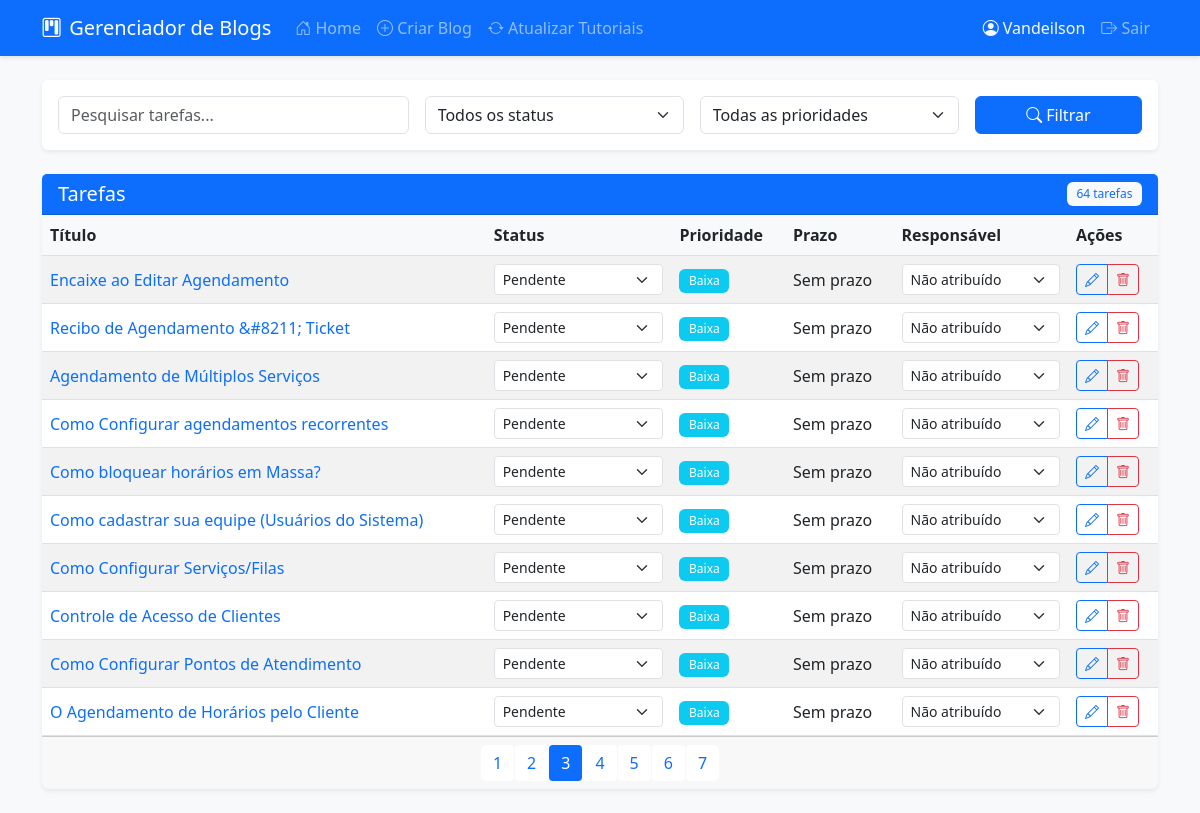
Page /?page=3&search= (signed in) on the committed database.
### app.py (models this page shows)
class User(db.Model):
    id = db.Column(db.Integer, primary_key=True)
    username = db.Column(db.String(80), unique=True, nullable=False)
    password = db.Column(db.String(120), nullable=False)
    role = db.Column(db.String(20), nullable=False, default='reviewer')
    tasks = db.relationship('Task', backref='assignee', lazy=True)
    comments = db.relationship('TaskComment', backref='user', lazy=True)

class Task(db.Model):
    id = db.Column(db.Integer, primary_key=True)
    title = db.Column(db.String(200), nullable=False)      # Mantido
    status = db.Column(db.String(20), default='pending')   # Mantido
    priority = db.Column(db.Integer, default=3)            # Mantido
    deadline = db.Column(db.DateTime)                      # Mantido
    created_at = db.Column(db.DateTime, default=datetime.utcnow)
    updated_at = db.Column(db.DateTime, default=datetime.utcnow, onupdate=datetime.utcnow)
    assigned_to = db.Column(db.Integer, db.ForeignKey('user.id'))  # Mantido
    url = db.Column(db.String(500))                        # Mantido
    is_active = db.Column(db.Boolean, default=True)        # Mantido
    comments = db.relationship('TaskComment', backref='task', lazy=True, order_by='TaskComment.created_at')  # Mantido

### app.py (the view)
@app.route('/')
@login_required
def index():
    page = request.args.get('page', 1, type=int)
    per_page = 10
    query = Task.query.filter_by(is_active=True)
    status_filter = request.args.get('status')
    priority_filter = request.args.get('priority', type=int)
    search = request.args.get('search', '').strip()
    if status_filter:
        query = query.filter_by(status=status_filter)
    if priority_filter:
        query = query.filter_by(priority=priority_filter)
    if search:
        query = query.filter(Task.title.ilike(f'%{search}%'))
    if session.get('role') != 'admin':
        query = query.filter_by(assigned_to=session['user_id'])
    tasks = query.order_by(Task.priority.asc(), Task.deadline.asc())\
                .paginate(page=page, per_page=per_page, error_out=False)
    users = User.query.all() if session.get('role') == 'admin' else []
    return render_template('index.html',
                         tasks=tasks,
                         users=users,
                         status_filter=status_filter,
                         priority_filter=priority_filter,
                         search=search)

### app.py (called while the page is built)
def login_required(f):
    @wraps(f)
    def decorated_function(*args, **kwargs):
        if 'user_id' not in session:
            return redirect(url_for('login'))
        return f(*args, **kwargs)
    return decorated_function

### templates/index.html (shortened to what this page needs)
{% extends "base.html" %}
{% block content %}
<div class="row mb-4">
    <div class="col-md-12">
        <div class="card">
            <div class="card-body">
                <form method="GET" class="row g-3">
                    <div class="col-md-4">
                        <input type="text" class="form-control" name="search" placeholder="Pesquisar tarefas..." value="{{ search }}">
                    </div>
                    <div class="col-md-3">
                        <select class="form-select" name="status">
                            <option value="">Todos os status</option>
                        </select>
                    </div>
                    <div class="col-md-3">
                        <select class="form-select" name="priority">
                            <option value="">Todas as prioridades</option>
                        </select>
                    </div>
                    <div class="col-md-2">
                        <button type="submit" class="btn btn-primary w-100">
                            <i class="bi bi-search"></i> Filtrar
                        </button>
                    </div>
                </form>
            </div>
        </div>
    </div>
</div>
<div class="row">
    <div class="col-md-12">
        <div class="card">
            <div class="card-header bg-primary text-white d-flex justify-content-between align-items-center">
                <h5 class="mb-0">Tarefas</h5>
                <span class="badge bg-light text-primary">{{ tasks.total }} tarefas</span>
            </div>
            <div class="table-responsive">
                <table class="table table-hover table-striped mb-0">
                    <thead>
                        <tr>
                            <th>Título</th>
                            <th>Status</th>
                            <th>Prioridade</th>
                            <th>Prazo</th>
                            <th>Responsável</th>
                            <th>Ações</th>
                        </tr>
                    </thead>
                    <tbody>
                        {% for task in tasks.items %}
                        <tr>
                            <td>
                                <a href="{{ task.url }}" target="_blank" class="text-decoration-none">
                                    {{ task.title }}
                                </a>
                            </td>
                            <td>
                                <select class="form-select form-select-sm status-select" data-task-id="{{ task.id }}"
                                    {% if session.role != 'admin' and task.assigned_to != session.user_id %}disabled{% endif %}>
                                    <option value="pending" {% if task.status == 'pending' %}selected{% endif %}>Pendente</option>
                                </select>
                            </td>
                            <td>
                                <span class="badge {% if task.priority == 1 %}bg-danger{% elif task.priority == 2 %}bg-warning{% else %}bg-info{% endif %}">
                                    {% if task.priority == 1 %}Alta{% elif task.priority == 2 %}Média{% else %}Baixa{% endif %}
                                </span>
                            </td>
                            <td>
                                {% if task.deadline %}
                                    {{ task.deadline.strftime('%d/%m/%Y') }}
                                {% else %}
                                    Sem prazo
                                {% endif %}
                            </td>
                            <td>
                                {% if session.role == 'admin' %}
                                <select class="form-select form-select-sm assign-select" data-task-id="{{ task.id }}">
                                    <option value="">Não atribuído</option>
                                </select>
                                {% else %}
                                {{ task.assignee.username if task.assignee else 'Não atribuído' }}
                                {% endif %}
                            </td>
                            <td>
                                <div class="btn-group">
                                    <button type="button" class="btn btn-sm btn-outline-primary"
                                            data-bs-toggle="modal" data-bs-target="#taskModal"
                                            data-task-id="{{ task.id }}"
                                            data-task-title="{{ task.title }}"
                                            data-task-deadline="{{ task.deadline.strftime('%Y-%m-%d') if task.deadline else '' }}"
                                            data-task-priority="{{ task.priority }}">
                                        <i class="bi bi-pencil"></i>
                                    </button>
                                    {% if session.role == 'admin' %}
                                    <button type="button" class="btn btn-sm btn-outline-danger delete-task" data-task-id="{{ task.id }}">
                                        <i class="bi bi-trash"></i>
                                    </button>
                                    {% endif %}
                                </div>
                            </td>
                        </tr>
                        {% endfor %}
                    </tbody>
                </table>
            </div>
            {% if tasks.pages > 1 %}
            <div class="card-footer">
                <nav>
                    <ul class="pagination justify-content-center mb-0">
                        {% for page in range(1, tasks.pages + 1) %}
                        <li class="page-item {% if page == tasks.page %}active{% endif %}">
                            <a class="page-link" href="{{ url_for('index', page=page, status=status_filter, priority=priority_filter, search=search) }}">
                                {{ page }}
                            </a>
                        </li>
                        {% endfor %}
                    </ul>
                </nav>
            </div>
            {% endif %}
        </div>
    </div>
</div>
{% endblock %}

### templates/base.html (shortened to what this page needs)
<!DOCTYPE html>
<html lang="pt-BR">
<head>
    <link href="https://cdn.jsdelivr.net/npm/bootstrap@5.3.0/dist/css/bootstrap.min.css" rel="stylesheet">
    <link href="https://cdn.jsdelivr.net/npm/bootstrap-icons@1.10.0/font/bootstrap-icons.css" rel="stylesheet">
    <link href="{{ url_for('static', filename='css/style.css') }}" rel="stylesheet">
</head>
<body>
    <nav class="navbar navbar-expand-lg navbar-dark bg-primary">
        <div class="container">
            <a class="navbar-brand" href="{{ url_for('index') }}">
                <i class="bi bi-kanban me-2"></i>Gerenciador de Blogs
            </a>
            {% if session.get('user_id') %}
            <div class="collapse navbar-collapse" id="navbarNav">
                <ul class="navbar-nav me-auto">
                    <li class="nav-item">
                        <a class="nav-link" href="{{ url_for('index') }}">
                            <i class="bi bi-house-door"></i> Home
                        </a>
                    </li>
                    <li class="nav-item">
                        <a class="nav-link" href="{{ url_for('create_task') }}">
                            <i class="bi bi-plus-circle"></i> Criar Blog
                        </a>
                    </li>
                    {% if session.get('role') == 'admin' %}
                    <li class="nav-item">
                        <a class="nav-link sync-tasks" href="#" data-bs-toggle="modal" data-bs-target="#syncModal">
                            <i class="bi bi-arrow-repeat"></i> Atualizar Tutoriais
                        </a>
                    </li>
                    {% endif %}
                </ul>
                <ul class="navbar-nav">
                    <li class="nav-item">
                        <span class="nav-link text-light">
                            <i class="bi bi-person-circle"></i> {{ session.get('username') }}
                        </span>
                    </li>
                    <li class="nav-item">
                        <a class="nav-link" href="{{ url_for('logout') }}">
                            <i class="bi bi-box-arrow-right"></i> Sair
                        </a>
                    </li>
                </ul>
            </div>
            {% endif %}
        </div>
    </nav>
    <main class="container my-4">
        {% block content %}{% endblock %}
    </main>
</body>
</html>

### static/css/style.css (style rules this page uses)
:root { --primary-color: #0d6efd; --secondary-color: #6c757d; --success-color: #198754; --danger-color: #dc3545; --warning-color: #ffc107; --info-color: #0dcaf0; }
body { min-height: 100vh; display: flex; flex-direction: column; background-color: #f8f9fa; }
main { flex: 1; }
.navbar { box-shadow: 0 2px 4px rgba(0,0,0,.1); }
.navbar-brand i { font-size: 1.2rem; }
.card { border: none; box-shadow: 0 0.125rem 0.25rem rgba(0,0,0,.075); transition: transform 0.2s ease-in-out; }
.table { margin-bottom: 0; }
.table th { border-top: none; background-color: #f8f9fa; }
.table td { vertical-align: middle; }
.badge { padding: 0.5em 0.8em; font-weight: 500; }
.pagination { margin-bottom: 0; }
.page-link { border: none; margin: 0 2px; border-radius: 4px; }
.page-item.active .page-link { background-color: var(--primary-color); border-color: var(--primary-color); }

### rows in the picture
User: get "Vandeilson"
Task: title "Encaixe ao Editar Agendamento", status+id "Pendente", priority "Baixa", shows "Sem prazo"
Task: title "Recibo de Agendamento &#8211; Ticket", status+id "Pendente", priority "Baixa", shows "Sem prazo"
Task: title "Agendamento de Múltiplos Serviços", status+id "Pendente", priority "Baixa", shows "Sem prazo"
Task: title "Como Configurar agendamentos recorrentes", status+id "Pendente", priority "Baixa", shows "Sem prazo"
Task: title "Como bloquear horários em Massa?", status+id "Pendente", priority "Baixa", shows "Sem prazo"
Task: title "Como cadastrar sua equipe (Usuários do Sistema)", status+id "Pendente", priority "Baixa", shows "Sem prazo"
Task: title "Como Configurar Serviços/Filas", status+id "Pendente", priority "Baixa", shows "Sem prazo"
Task: title "Controle de Acesso de Clientes", status+id "Pendente", priority "Baixa", shows "Sem prazo"
Task: title "Como Configurar Pontos de Atendimento", status+id "Pendente", priority "Baixa", shows "Sem prazo"
Task: title "O Agendamento de Horários pelo Cliente", status+id "Pendente", priority "Baixa", shows "Sem prazo"

### other values in the picture
{{ tasks.total }} "64"
{{ page }} "1" "2" "3" "4" "5" "6" "7"
